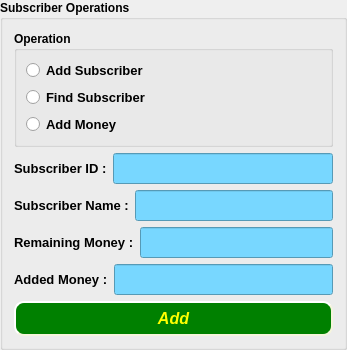
     <widget class="QGroupBox" name="groupBox">
      <property name="sizePolicy">
       <sizepolicy hsizetype="Maximum" vsizetype="Preferred">
        <horstretch>0</horstretch>
        <verstretch>0</verstretch>
       </sizepolicy>
      </property>
      <property name="font">
       <font>
        <weight>75</weight>
        <bold>true</bold>
       </font>
      </property>
      <property name="title">
       <string>Subscriber Operations</string>
      </property>
      <layout class="QVBoxLayout" name="verticalLayout_26">
       <item>
        <widget class="QGroupBox" name="operation">
         <property name="sizePolicy">
          <sizepolicy hsizetype="Preferred" vsizetype="Maximum">
           <horstretch>0</horstretch>
           <verstretch>0</verstretch>
          </sizepolicy>
         </property>
         <property name="title">
          <string>Operation</string>
         </property>
         <layout class="QVBoxLayout" name="verticalLayout_27">
          <item>
           <widget class="QRadioButton" name="addSub">
            <property name="font">
             <font>
              <pointsize>10</pointsize>
              <weight>75</weight>
              <bold>true</bold>
             </font>
            </property>
            <property name="text">
             <string>Add Subscriber</string>
            </property>
           </widget>
          </item>
          <item>
           <widget class="QRadioButton" name="findSub">
            <property name="font">
             <font>
              <pointsize>10</pointsize>
              <weight>75</weight>
              <bold>true</bold>
             </font>
            </property>
            <property name="text">
             <string>Find Subscriber</string>
            </property>
           </widget>
          </item>
          <item>
           <widget class="QRadioButton" name="addSubMoney">
            <property name="font">
             <font>
              <pointsize>10</pointsize>
              <weight>75</weight>
              <bold>true</bold>
             </font>
            </property>
            <property name="text">
             <string>Add Money</string>
            </property>
           </widget>
          </item>
         </layout>
        </widget>
       </item>
       <item>
        <layout class="QHBoxLayout" name="horizontalLayout_8">
         <item>
          <widget class="QLabel" name="subID">
           <property name="font">
            <font>
             <family>Nirmala UI</family>
             <pointsize>10</pointsize>
             <weight>75</weight>
             <bold>true</bold>
            </font>
           </property>
           <property name="text">
            <string>Subscriber ID :</string>
           </property>
          </widget>
         </item>
         <item>
          <widget class="QLineEdit" name="readSubID">
           <property name="font">
            <font>
             <pointsize>14</pointsize>
            </font>
           </property>
           <property name="styleSheet">
            <string notr="true">background-color: rgb(120, 215, 255);</string>
           </property>
           <property name="text">
            <string/>
           </property>
          </widget>
         </item>
        </layout>
       </item>
       <item>
        <layout class="QHBoxLayout" name="horizontalLayout_11">
         <item>
          <widget class="QLabel" name="subName">
           <property name="font">
            <font>
             <family>Nirmala UI</family>
             <pointsize>10</pointsize>
             <weight>75</weight>
             <bold>true</bold>
            </font>
           </property>
           <property name="text">
            <string>Subscriber Name :</string>
           </property>
          </widget>
         </item>
         <item>
          <widget class="QLineEdit" name="readSubName">
           <property name="font">
            <font>
             <pointsize>14</pointsize>
            </font>
           </property>
           <property name="styleSheet">
            <string notr="true">background-color: rgb(120, 215, 255);</string>
           </property>
          </widget>
         </item>
        </layout>
       </item>
       <item>
        <layout class="QHBoxLayout" name="horizontalLayout_13">
         <item>
          <widget class="QLabel" name="subMoney">
           <property name="font">
            <font>
             <family>Nirmala UI</family>
             <pointsize>10</pointsize>
             <weight>75</weight>
             <bold>true</bold>
            </font>
           </property>
           <property name="text">
            <string>Remaining Money :</string>
           </property>
          </widget>
         </item>
         <item>
          <widget class="QLineEdit" name="readSubMoney">
           <property name="font">
            <font>
             <pointsize>14</pointsize>
            </font>
           </property>
           <property name="styleSheet">
            <string notr="true">background-color: rgb(120, 215, 255);</string>
           </property>
          </widget>
         </item>
        </layout>
       </item>
       <item>
        <layout class="QHBoxLayout" name="horizontalLayout_14">
         <item>
          <widget class="QLabel" name="amount">
           <property name="font">
            <font>
             <family>Nirmala UI</family>
             <pointsize>10</pointsize>
             <weight>75</weight>
             <bold>true</bold>
            </font>
           </property>
           <property name="text">
            <string>Added Money :</string>
           </property>
          </widget>
         </item>
         <item>
          <widget class="QLineEdit" name="readAmount">
           <property name="font">
            <font>
             <pointsize>14</pointsize>
            </font>
           </property>
           <property name="styleSheet">
            <string notr="true">background-color: rgb(120, 215, 255);</string>
           </property>
          </widget>
         </item>
        </layout>
       </item>
       <item>
        <widget class="QPushButton" name="doSth">
         <property name="font">
          <font>
           <family>MS Sans Serif</family>
           <pointsize>12</pointsize>
           <weight>75</weight>
           <italic>true</italic>
           <bold>true</bold>
          </font>
         </property>
         <property name="styleSheet">
          <string notr="true">    background-color: green;
color: yellow;
    border-style: outset;
    border-width: 2px;
    border-radius: 10px;
    border-color: beige;
    min-width: 10em;
    padding: 6px;</string>
         </property>
         <property name="text">
          <string>Add</string>
         </property>
        </widget>
       </item>
      </layout>
     </widget>
